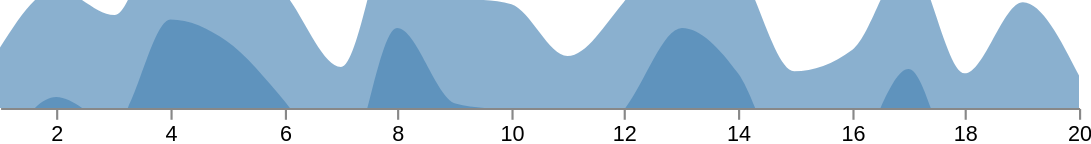

Write a Vega-Lite specification for this figure.
### Vega specification from a JSON file in a GitHub repository (floating-point values rounded to 4 significant figures)
{"schema": {"language": "vega", "version": "3.0.0"}, "width": 500, "height": 50, "signals": [{"name": "layers", "value": 2, "on": [{"events": "mousedown!", "update": "1 + (layers % 4)"}]}, {"name": "vheight", "update": "height * layers"}, {"name": "opacity", "update": "pow(layers, -2/3)"}], "data": [{"name": "layer_indices", "values": [0, 1, 2, 3], "transform": [{"type": "filter", "expr": "datum.data < layers"}, {"type": "formula", "expr": "datum.data * -height", "as": "offset"}]}, {"name": "table", "values": [{"x": 1, "y": 28}, {"x": 2, "y": 55}, {"x": 3, "y": 43}, {"x": 4, "y": 91}, {"x": 5, "y": 81}, {"x": 6, "y": 53}, {"x": 7, "y": 19}, {"x": 8, "y": 87}, {"x": 9, "y": 52}, {"x": 10, "y": 48}, {"x": 11, "y": 24}, {"x": 12, "y": 49}, {"x": 13, "y": 87}, {"x": 14, "y": 66}, {"x": 15, "y": 17}, {"x": 16, "y": 27}, {"x": 17, "y": 68}, {"x": 18, "y": 16}, {"x": 19, "y": 49}, {"x": 20, "y": 15}]}], "scales": [{"name": "x", "type": "linear", "range": "width", "zero": false, "round": true, "domain": {"data": "table", "field": "x"}}, {"name": "y", "type": "linear", "range": [{"signal": "vheight"}, 0], "nice": true, "zero": true, "domain": {"data": "table", "field": "y"}}], "axes": [{"orient": "bottom", "scale": "x", "count": 20}], "marks": [{"type": "group", "encode": {"update": {"width": {"field": {"group": "width"}}, "height": {"field": {"group": "height"}}, "clip": {"value": true}}}, "marks": [{"type": "group", "from": {"data": "layer_indices"}, "encode": {"update": {"y": {"field": "offset"}}}, "marks": [{"type": "area", "from": {"data": "table"}, "encode": {"enter": {"interpolate": {"value": "monotone"}, "x": {"scale": "x", "field": "x"}, "fill": {"value": "steelblue"}}, "update": {"y": {"scale": "y", "field": "y"}, "y2": {"scale": "y", "value": 0}, "fillOpacity": {"signal": "opacity"}}}}]}]}]}
